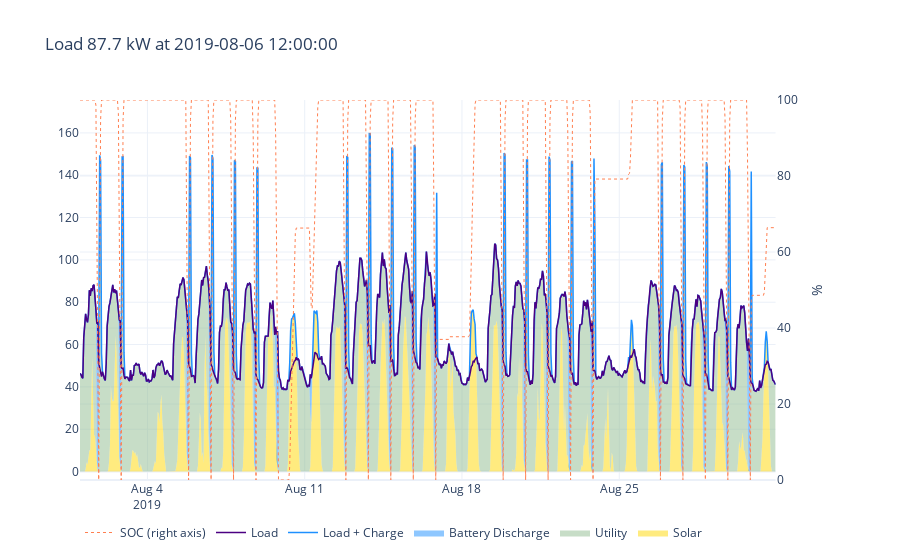

The code cell stored with this chart in its notebook:
### Markdown cell above
## Perfect

### Code cell
load_at_peak = dispatch_perfect.loc[t_peak,'grid']

f = plotly_stacked(dispatch_perfect.loc[f'2019-{month}'],#[begin:end],
                    solar='pv',
                    load='load',
                    load_forecast='load_forecast',
                    batt='batt',
                    utility='grid',
                    soc='soc',
                    theme='plotly_white',
                    title=f'Load {load_at_peak:.1f} kW at {t_peak}')

### Figure 1 — Plotly figure (JSON) as saved in the notebook; plotly's stock layout.template omitted (floating-point values rounded to 4 significant figures; data arrays with more than 128 entries replaced by an {"elided": "..."} marker saying what was removed)
{"data": [{"line": {"color": "gold", "width": 0}, "mode": "lines", "name": "Solar", "stackgroup": "one", "type": "scatter", "x": {"elided": "744 str values"}, "xaxis": "x", "y": {"elided": "744 float values"}, "yaxis": "y"}, {"line": {"color": "darkseagreen", "width": 0}, "mode": "lines", "name": "Utility", "stackgroup": "one", "type": "scatter", "x": {"elided": "744 str values"}, "xaxis": "x", "y": {"elided": "744 float values"}, "yaxis": "y"}, {"line": {"color": "dodgerblue", "width": 0}, "mode": "lines", "name": "Battery Discharge", "stackgroup": "one", "type": "scatter", "x": {"elided": "744 str values"}, "xaxis": "x", "y": {"elided": "744 float values"}, "yaxis": "y"}, {"line": {"color": "dodgerblue", "width": 1.5}, "mode": "lines", "name": "Load + Charge", "type": "scatter", "x": {"elided": "744 str values"}, "xaxis": "x", "y": {"elided": "744 float values"}, "yaxis": "y"}, {"line": {"color": "indigo", "width": 1.5}, "mode": "lines", "name": "Load", "type": "scatter", "x": {"elided": "744 str values"}, "xaxis": "x", "y": {"elided": "744 float values"}, "yaxis": "y"}, {"line": {"color": "coral", "dash": "dot", "width": 1}, "mode": "lines", "name": "SOC (right axis)", "type": "scatter", "x": {"elided": "744 str values"}, "xaxis": "x", "y": {"elided": "744 float values"}, "yaxis": "y2"}], "layout": {"hovermode": "x", "legend": {"orientation": "h", "traceorder": "reversed"}, "paper_bgcolor": "rgba(0,0,0,0)", "plot_bgcolor": "rgba(0,0,0,0)", "title": {"text": "Load 87.7 kW at 2019-08-06 12:00:00"}, "xaxis": {"anchor": "y", "domain": [0, 0.94]}, "yaxis": {"anchor": "x", "domain": [0, 1], "range": [-3.99, 175.5]}, "yaxis2": {"anchor": "x", "overlaying": "y", "range": [0, 100], "side": "right", "title": {"text": "%"}}}}
